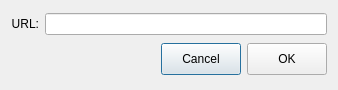
<?xml version="1.0" encoding="UTF-8"?>
<ui version="4.0">
 <class>WizEditorInsertLinkForm</class>
 <widget class="QDialog" name="WizEditorInsertLinkForm">
  <property name="geometry">
   <rect>
    <x>0</x>
    <y>0</y>
    <width>338</width>
    <height>90</height>
   </rect>
  </property>
  <property name="windowTitle">
   <string>Insert Link</string>
  </property>
  <layout class="QVBoxLayout" name="verticalLayout">
   <item>
    <layout class="QHBoxLayout" name="horizontalLayout">
     <item>
      <widget class="QLabel" name="labelUrl">
       <property name="text">
        <string>URL:</string>
       </property>
       <property name="alignment">
        <set>Qt::AlignRight|Qt::AlignTrailing|Qt::AlignVCenter</set>
       </property>
      </widget>
     </item>
     <item>
      <widget class="QLineEdit" name="editUrl">
       <property name="minimumSize">
        <size>
         <width>0</width>
         <height>22</height>
        </size>
       </property>
      </widget>
     </item>
    </layout>
   </item>
   <item>
    <layout class="QHBoxLayout" name="horizontalLayout_2">
     <item>
      <spacer name="horizontalSpacer">
       <property name="orientation">
        <enum>Qt::Horizontal</enum>
       </property>
       <property name="sizeHint" stdset="0">
        <size>
         <width>40</width>
         <height>20</height>
        </size>
       </property>
      </spacer>
     </item>
     <item>
      <widget class="QPushButton" name="pushButton_cancel">
       <property name="minimumSize">
        <size>
         <width>0</width>
         <height>32</height>
        </size>
       </property>
       <property name="text">
        <string>Cancel</string>
       </property>
      </widget>
     </item>
     <item>
      <widget class="QPushButton" name="pushButton_ok">
       <property name="minimumSize">
        <size>
         <width>0</width>
         <height>32</height>
        </size>
       </property>
       <property name="text">
        <string>OK</string>
       </property>
      </widget>
     </item>
    </layout>
   </item>
  </layout>
 </widget>
 <tabstops>
  <tabstop>editUrl</tabstop>
  <tabstop>pushButton_ok</tabstop>
  <tabstop>pushButton_cancel</tabstop>
 </tabstops>
 <resources/>
 <connections/>
</ui>
